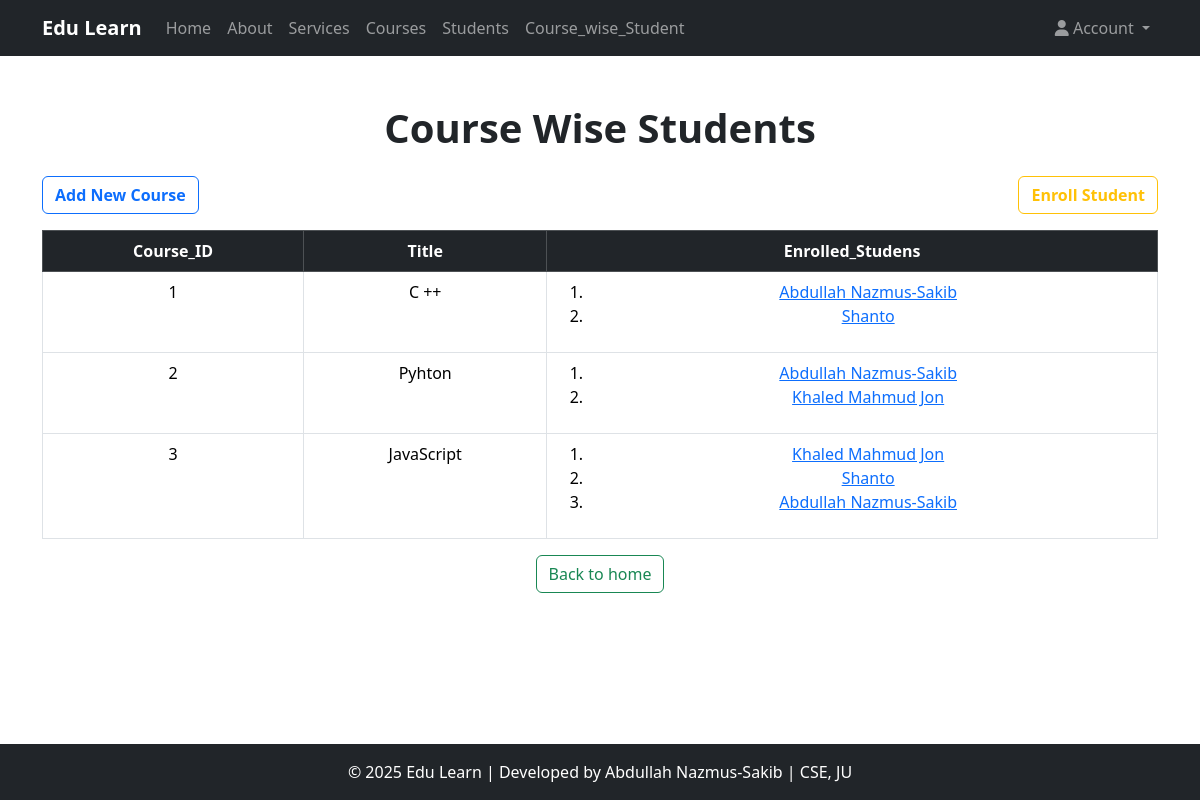
The page /Course_wise_Student/ on the database as committed earlier.
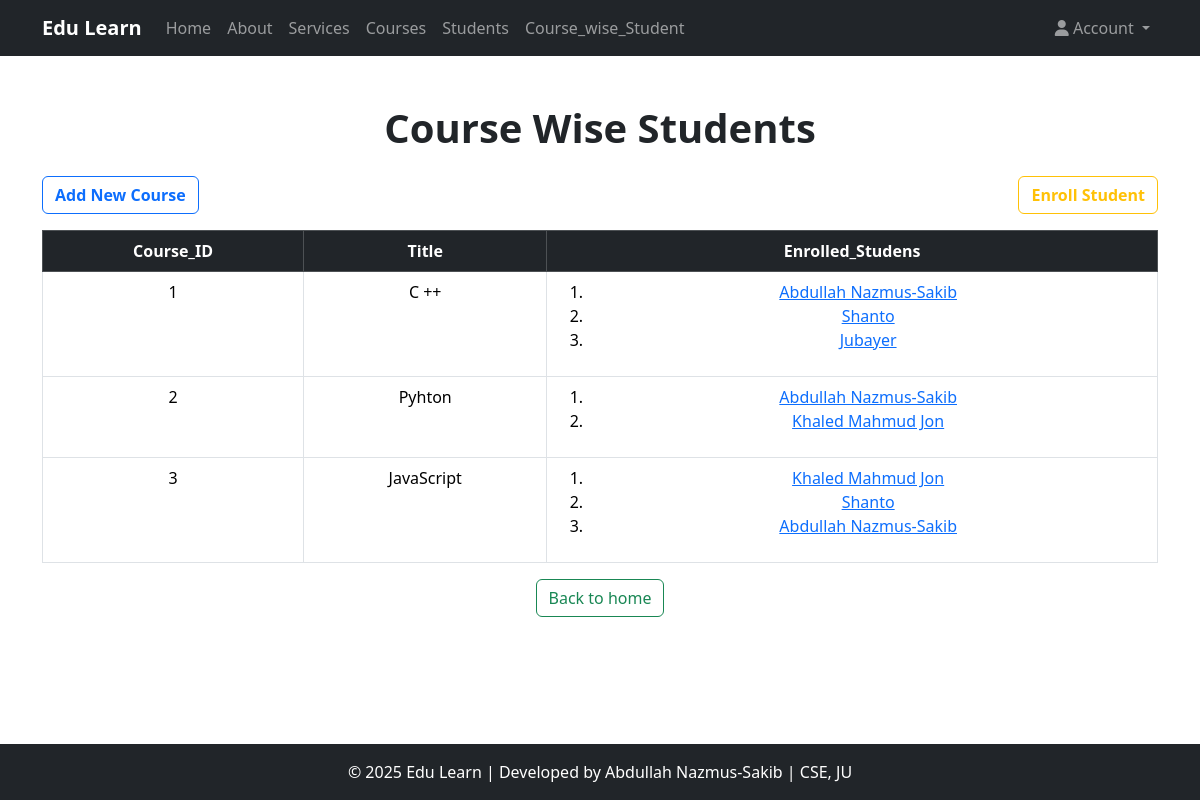
The same page on the database as committed later.
### Course_app/models.py (models this page shows, shortened)
class Course(models.Model):
    title = models.CharField(max_length=25)
    descriptions = models.TextField()
    durations = models.IntegerField(help_text="Durations in hours")
    thumbnail = models.ImageField(upload_to="courses_thumbnail/", null=True, blank=True)

class Student(models.Model):
    name = models.CharField(max_length=30)
    roll = models.IntegerField()
    email = models.EmailField(max_length=60,unique=True)
    enrolled_courses = models.ManyToManyField(Course, related_name="students")  # ✅ Changed related_name to plural

### Course_app/views.py (the view)
# urls.py: path('Course_wise_Student/',views.Course_wise_Student,name='Course_wise_Student'),
def Course_wise_Student(request):
    courses = Course.objects.all()
    context = {
        'courses':courses
    }
    return render(request,"Course_app/Course_wise_Student.html",context)

### templates/Course_app/Course_wise_Student.html (shortened to what this page needs)
{% extends 'Course_app/base.html' %}
{% block content %}
<div class="text-center mb-4">
    <h1 class="fw-bold">Course Wise Students</h1>
</div>
<div class="d-flex justify-content-between">
    <a href="{% url 'create_course' %}" class="btn btn-outline-primary fw-bold mb-3">Add New Course</a>
    <a href="{% url 'Enroll_student' %}" class="btn btn-outline-warning fw-bold mb-3">Enroll Student</a>
</div>
<table class="table table-bordered table-hover text-center">
    <thead class="table-dark">
        <tr>
            <th>Course_ID</th>
            <th>Title</th>
            <th>Enrolled_Studens</th>
        </tr>
    </thead>
    <tbody>
        {% for course in courses %}
        <tr>
            <td>{{ forloop.counter }}</td>
            <td>{{ course.title }}</td>
            <td>
                <ol>
                    {% for student in course.students.all %}
                    <li><a href="{% url 'individual_student_detail' student.id %}">{{student.name}}</a></li>
                    {% endfor %}
                </ol>
            </td>
        </tr>
        {% endfor %}
    </tbody>
</table>
<div class="d-flex justify-content-center">
    <a href="{% url 'course_list' %}" class="btn btn-outline-success ">Back to home</a>
</div>
{% endblock content %}

Rows that differ between the two databases and show on the page:
added Student: name "Jubayer", shown under Course (number 1 of 3 on the later page)
